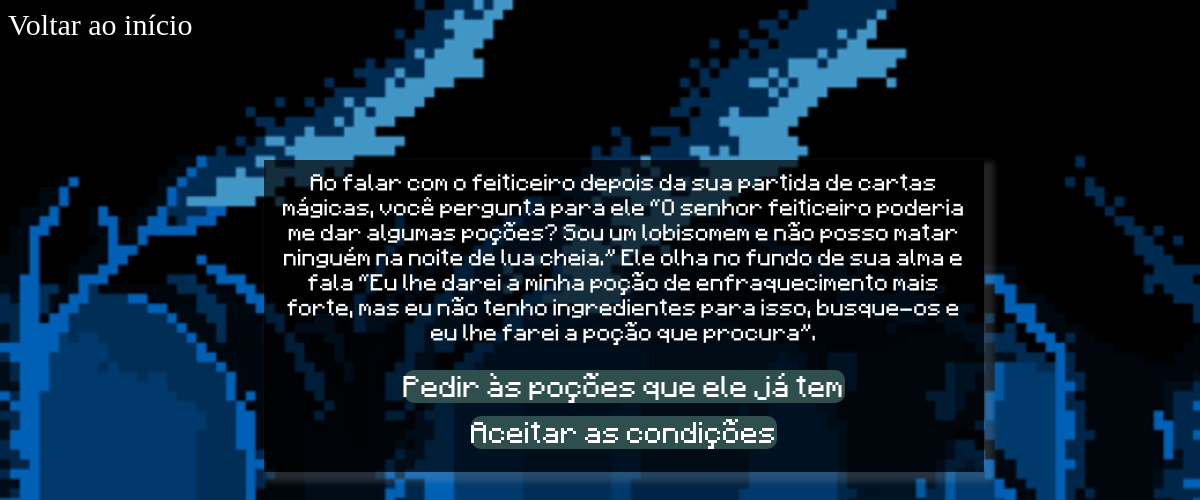
The app's page /prog/jogo.php?id=17 with its own data.
### tables this page shows
CREATE TABLE IF NOT EXISTS `historia` (
  `id_historia` int NOT NULL AUTO_INCREMENT,
  `texto` text NOT NULL,
  `fim` int NOT NULL,
  PRIMARY KEY (`id_historia`)
);

CREATE TABLE IF NOT EXISTS `escolha` (
  `id_escolha` int NOT NULL AUTO_INCREMENT,
  `opcao` varchar(255) NOT NULL,
  `id_destino` int NOT NULL,
  `id_historia` int NOT NULL,
  PRIMARY KEY (`id_escolha`),
  KEY `fk_historia` (`id_historia`),
  KEY `fk_destino` (`id_destino`)
);

### prog/jogo.php (the view, shortened to what this page needs)
<!DOCTYPE html>
<html lang="en">
<head>
  <link rel="stylesheet" href="style2.css">
</head>
<?php
include("conecta.php");
$id = $_GET['id'];
$sql = "SELECT * FROM historia WHERE id_historia = $id";
$resultado = mysqli_query($connect, $sql);
$historia = mysqli_fetch_assoc($resultado);
?>
<body>
  <div id="hist">
    <div class="typewriter">
      <?php echo $historia['texto'] ?>
      <br> <br>
      <div id="opc">
        <?php
        $rsq = "SELECT * FROM escolha WHERE id_historia = $id";
        $result = mysqli_query($connect, $rsq);
        while ($escolha = mysqli_fetch_assoc($result)) {
          echo '<div class="botao"> <a href="jogo.php?id=' . $escolha['id_destino'] . '" id="but">' . $escolha['opcao'] . '</a></div><br><br> ';
        }
        ?>
      </div>
    </div>
  </div>
  <?php
  if ($historia['fim'] != 1) {
    echo '<a id="vi" href="index.php">Voltar ao início</a>';
  }
  ?>
</body>
</html>

### prog/style2.css (style rules this page uses)
body { height: 100%; background-image: url(fundop.png); background-repeat: no-repeat; background-size: 2050px; }
#hist { position: absolute; left: 22%; top: 20%; width: 60%; }
#opc { font-family: 'arial'; text-align: center; text-decoration: none; font-size: 1px; }
a:link { text-decoration: none; }
#but { border-radius: 10px; font-size: 24px; color: white; background-color: darkslategrey; }
.typewriter { font-family: 'arial'; background-color: rgba(0, 0, 0, 0.692); color: white; text-align: center; font-size: 18.5px; top: 200%; left: 10%; padding: 10px; box-shadow: 6px 6px 6px 4px rgba(184, 182, 182, 0.2); }
#vi { color: rgb(255, 255, 255); position: absolute; font-size: 30px; }

### records on screen
historia: texto "Ao falar com o feiticeiro depois da sua partida de cartas mágicas, você pergunta para ele “O senhor feiticeiro poderia me dar algumas poções? Sou um lobisomem e não posso matar ninguém na noite de lua cheia.” Ele olha no fundo de sua alma e fala “Eu lhe darei a minha poção de enfraquecimento mais forte, mas eu não tenho ingredientes para isso, busque-os e eu lhe farei a poção que procura”."
escolha: opcao "Pedir às poções que ele já tem"
escolha: opcao "Aceitar as condições"
